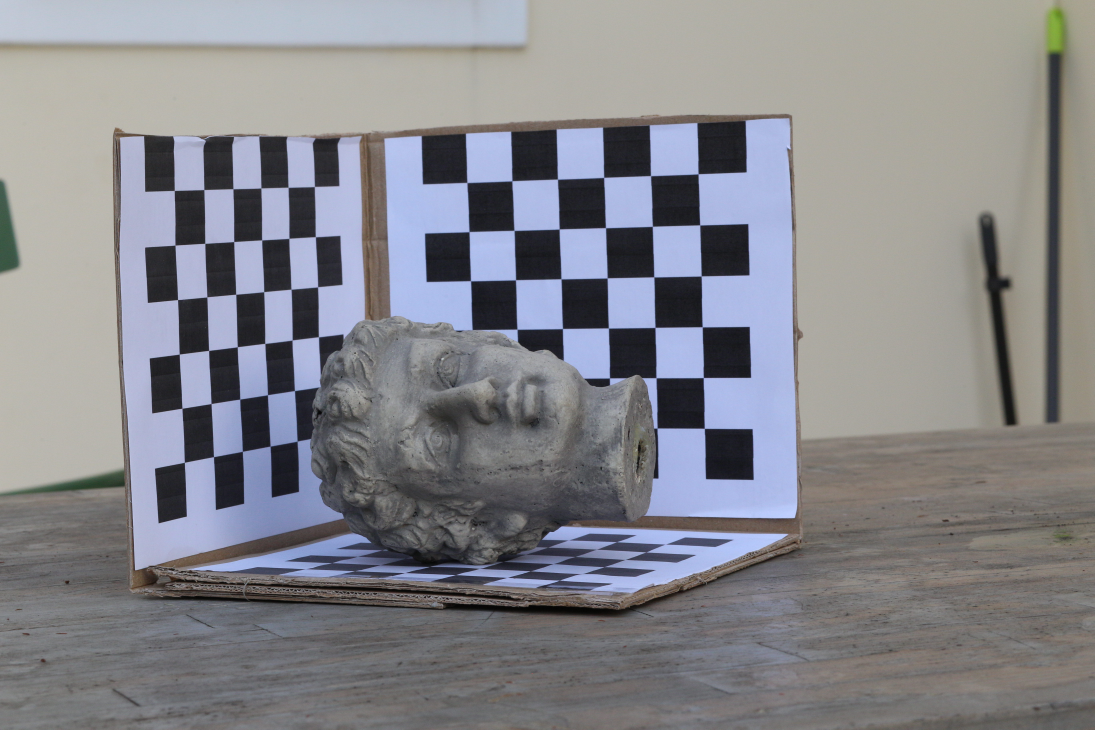
#> input picture fd_jpg/IMG_9128.jpg, 5472 x 3648 px (shown at 1/5 size)
$ python task4_2.py
#> lines starting #> are read from the running program, lines starting #| are printed output that depends on the picture
# Start writing code here...
import numpy as np
import cv2 as cv
import glob
from matplotlib import pyplot as plt

#images 9125 and 9127
img1 = cv.imread('./fd_jpg/IMG_9128.jpg')
#> img1 is the input picture: shape (3648, 5472, 3); mean B, G, R 138.2, 133.3, 133
img1 = cv.resize(img1, (1368, 912))
#> img1: shape (912, 1368, 3)
# pts1 = [
# [407,651], [368,675], [540,179], [401,316], [446,361], [555,302], [558,363], [416,444],
# [789, 154], [847, 157], [904, 155]    ,  [807,332],[920,338],
# [698, 497],[686,590], [759,524], [757,558], [929, 570], [661,493], [650, 586], [814,513], [798,574]
# ]

img2 = cv.imread('./fd_jpg/IMG_9129.jpg')
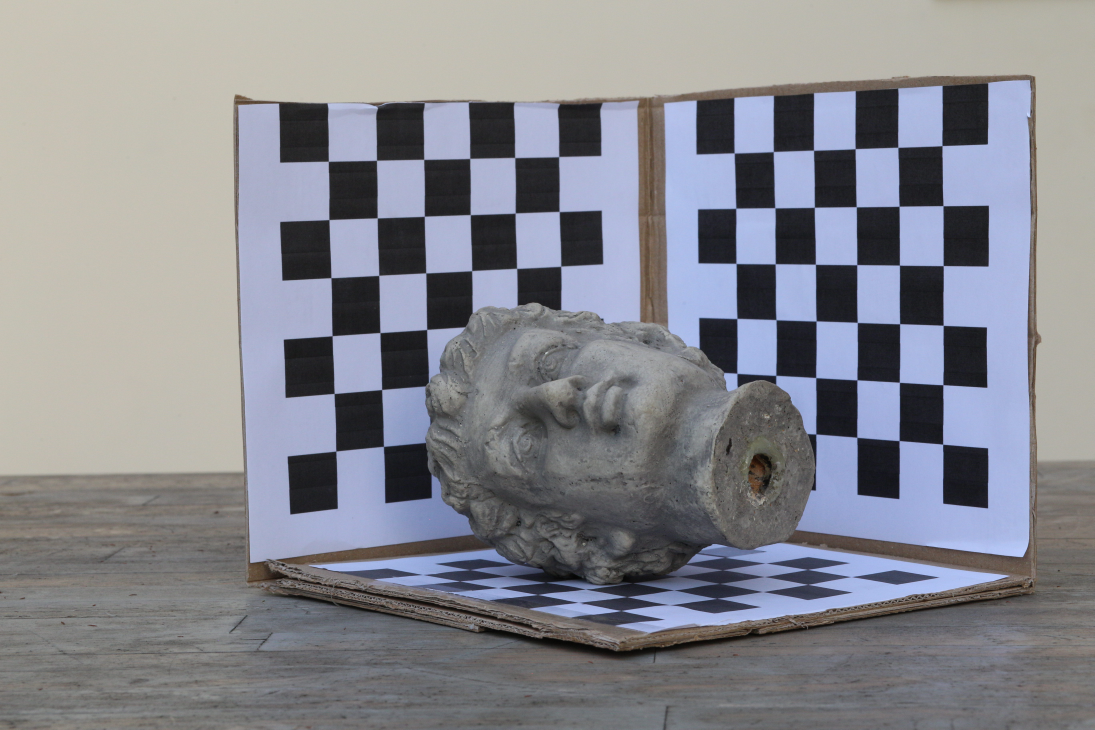
#> input picture fd_jpg/IMG_9129.jpg, 5472 x 3648 px (shown at 1/5 size)
#> img2 is the input picture: shape (3648, 5472, 3); mean B, G, R 141.5, 134.9, 134
img2 = cv.resize(img2, (1368, 912))
#> img2: shape (912, 1368, 3)
# pts2 = [
# [356,641], [286,645], [680,191], [411,272], [486,340], [686,333], [688,401], [417,417],
# [932, 188], [968, 186], [1009,182]    , [938, 408], [1015, 411],
#  [526, 460],[489,564], [545, 494],[534,528],[716,581], [494,453], [453,552], [596,485], [562,550]
# ]


row, col = img2.shape[:2]
#> row = 912; col = 1368
bottom = img2[row-2:row, 0:col]
mean = cv.mean(bottom)[0]
#> mean = 114.9

bordersize = 2000
img1 = cv.copyMakeBorder(
    img1,
    top=0,
    bottom=0,
    left=0,
    right=bordersize,
    borderType=cv.BORDER_CONSTANT,
    value=[255, 255, 255]
)
#> img1: shape (912, 3368, 3)


# [53 lines left out: function drawMatches, not called in this run]

#Then using SIFT method

# img1 = cv.imread('box.png',cv.IMREAD_GRAYSCALE)          # queryImage
# img2 = cv.imread('box_in_scene.png',cv.IMREAD_GRAYSCALE) # trainImage
# Initiate SIFT detector
sift = cv.SIFT_create()
# find the keypoints and descriptors with SIFT
kp1, des1 = sift.detectAndCompute(img1,None)
#> kp1 = 1412 keypoints; strongest (x, y, size): (913, 569, 41.3), (911, 440, 40), (909, 313, 40.3), (557, 322, 37.6)
kp2, des2 = sift.detectAndCompute(img2,None)
#> kp2 = 1570 keypoints; strongest (x, y, size): (1208, 597, 43.1), (390, 604, 44.3), (725, 158, 40.6), (1210, 295, 42)
# BFMatcher with default params
bf = cv.BFMatcher()
matches = bf.knnMatch(des1,des2,k=2)
#> matches = 1412 matches
# Apply ratio test
good = []
for m,n in matches:
    if m.distance < 0.38*n.distance:
        good.append(m)
#> after the loop, good = 18 matches
# cv.drawMatchesKnn expects list of lists as matches.
# img3 = cv.drawMatchesKnn(img1,kp1,img2,kp2,good,None,flags=cv.DrawMatchesFlags_NOT_DRAW_SINGLE_POINTS)

# plt.imshow(img3),plt.show()

pts1 = []
pts2 = []

# drawMatches(img1, kp1, img2, kp2, good, color=None)
print(pts1)

for x in good:
    pts1.append(list(np.round(kp1[x.queryIdx].pt).astype(int)))
    pts2.append(list(np.round(kp2[x.trainIdx].pt).astype(int)))
#> this loop made 18 passes
#> after the loop, pts1 = [[226, 444], [450, 541], [454, 561], [454, 561], [456, 556], [508, 538], [518, 581], [531, 551], [533, 638], [534, 163], [539, 582], [608, 686], [650, 507], [671, 161], [689, 562], [769, 592], [902, 135], [987, 641]]; pts2 = [[1177, 557], [562, 539], [565, 560], [565, 560], [567, 555], [616, 539], [624, 587], [639, 554], [660, 651], [877, 117], [646, 589], [750, 709], [746, 511], [995, 116], [789, 576], [878, 616], [1206, 86], [1274, 689]]
print(pts1)
#| [[226, 444], [450, 541], [454, 561], [454, 561], [456, 556], [508, 538], [518, 581], [531, 551], [533, 638], [534, 163], [539, 582], [608, 686], [650, 507], [671, 161], [689, 562], [769, 592], [902, 135], [987, 641]]
print(len(good), len(pts1))
#| 18 18

# [22 lines of commented-out code are left out]
pts1 = np.int32(pts1)
#> pts1 = 18 rows, first 8: [226, 444], [450, 541], [454, 561], [454, 561], [456, 556], [508, 538], [518, 581], [531, 551]
pts2 = np.int32(pts2)
#> pts2 = 18 rows, first 8: [1177, 557], [562, 539], [565, 560], [565, 560], [567, 555], [616, 539], [624, 587], [639, 554]
# print(pts1.shape)
F, mask = cv.findFundamentalMat(pts1,pts2,cv.RANSAC)
#> F = [[1.15e-07, 1.51e-06, -0.00136], [-1.45e-06, 1.36e-06, 0.00334], [0.000922, -0.00551, 1]]; mask = 18 values, max 1 at index 0, min 0 at index 15, mean 0.833
print(F)
#| [[ 1.15002680e-07  1.51221402e-06 -1.35786971e-03]
#|  [-1.44643192e-06  1.36000451e-06  3.33997947e-03]
#|  [ 9.21927085e-04 -5.50817011e-03  1.00000000e+00]]
# We select only inlier points
pts1 = pts1[mask.ravel()==1]
#> pts1 = 15 rows, first 8: [226, 444], [450, 541], [454, 561], [454, 561], [456, 556], [508, 538], [518, 581], [531, 551]
pts2 = pts2[mask.ravel()==1]
#> pts2 = 15 rows, first 8: [1177, 557], [562, 539], [565, 560], [565, 560], [567, 555], [616, 539], [624, 587], [639, 554]

# F, mask = cv.findFundamentalMat(pts1,pts2,cv.RANSAC)
# print(F)
# # We select only inlier points
# pts1 = pts1[mask.ravel()==1]
# pts2 = pts2[mask.ravel()==1]
#

#Drawing the epipolar lines

def drawlines(img1,img2,lines,pts1,pts2):
    ''' img1 - image on which we draw the epilines for the points in img2
        lines - corresponding epilines '''
    # print(img1.shape)
    r,c,_ = img1.shape
    # img1 = cv.cvtColor(img1,cv.COLOR_GRAY2BGR)
    # img2 = cv.cvtColor(img2,cv.COLOR_GRAY2BGR)
    for r,pt1,pt2 in zip(lines,pts1,pts2):
        color = tuple(np.random.randint(0,255,3).tolist())
        x0,y0 = map(int, [0, -r[2]/r[1] ])
        x1,y1 = map(int, [c, -(r[2]+r[0]*c)/r[1] ])
        img1 = cv.line(img1, (x0,y0), (x1,y1), color,4)
        img1 = cv.circle(img1,tuple(pt1),10,color,-1)
        img2 = cv.circle(img2,tuple(pt2),10,color,-1)
    return img1,img2

def drawpoints(img1,img2,lines,pts1,pts2):
    ''' img1 - image on which we draw the epilines for the points in img2
        lines - corresponding epilines '''
    # print(img1.shape)
    r,c,_ = img1.shape
    # img1 = cv.cvtColor(img1,cv.COLOR_GRAY2BGR)
    # img2 = cv.cvtColor(img2,cv.COLOR_GRAY2BGR)
    for r,pt1,pt2 in zip(lines,pts1,pts2):
        color = tuple(np.random.randint(0,255,3).tolist())
        x0,y0 = map(int, [0, -r[2]/r[1] ])
        x1,y1 = map(int, [c, -(r[2]+r[0]*c)/r[1] ])
        # img1 = cv.line(img1, (x0,y0), (x1,y1), color,4)
        img1 = cv.circle(img1,tuple(pt1),10,color,-1)
        img2 = cv.circle(img2,tuple(pt2),10,color,-1)
    return img1,img2


# Find epilines corresponding to points in right image (second image) and


# drawing its lines on left image

# Find epilines corresponding to points in left image (first image) and

# drawing its lines on right image
lines2 = cv.computeCorrespondEpilines(pts1.reshape(-1,1,2), 1,F)
#> lines2 = 15 rows, first 8: [-0.18, 0.984, -336.5], [-0.141, 0.99, -452.4], [-0.132, 0.991, -480.8], [-0.132, 0.991, -480.8], [-0.134, 0.991, -473.5], [-0.144, 0.99, -443.4], [-0.123, 0.992, -505.7], [-0.138, 0.99, -460.9]
lines2 = lines2.reshape(-1,3)
img3,img4 = drawpoints(img2,img1,lines2,pts2,pts1)
#> the loop in drawpoints, `for r,pt1,pt2 in zip(lines,pts1,pts2):` made 15 passes
#> (r, pt1, pt2, color, y0, y1) on passes 1 to 9: ([-0.18, 0.984, -336.5], [1177, 557], [226, 444], (172, 47, 117), 342, 591), ([-0.141, 0.99, -452.4], [562, 539], [450, 541], (192, 67, 251), 456, 651), ([-0.132, 0.991, -480.8], [565, 560], [454, 561], (195, 103, 9), 485, 666), ([-0.132, 0.991, -480.8], [565, 560], [454, 561], (211, 21, 242), 485, 666), ([-0.134, 0.991, -473.5], [567, 555], [456, 556], (36, 87, 70), 477, 662), ([-0.144, 0.99, -443.4], [616, 539], [508, 538], (216, 88, 140), 448, 647), ([-0.123, 0.992, -505.7], [624, 587], [518, 581], (58, 193, 230), 509, 679), ([-0.138, 0.99, -460.9], [639, 554], [531, 551], (39, 87, 174), 465, 656), ([-0.0961, 0.995, -585.9], [660, 651], [533, 638], (88, 81, 165), 588, 720)
#> after the loop in drawpoints, `for r,pt1,pt2 in zip(lines,pts1,pts2):`: img1: shape (912, 1368, 3); mean B, G, R 141.7, 135, 134.3
#> after the loop in drawpoints, `for r,pt1,pt2 in zip(lines,pts1,pts2):`:
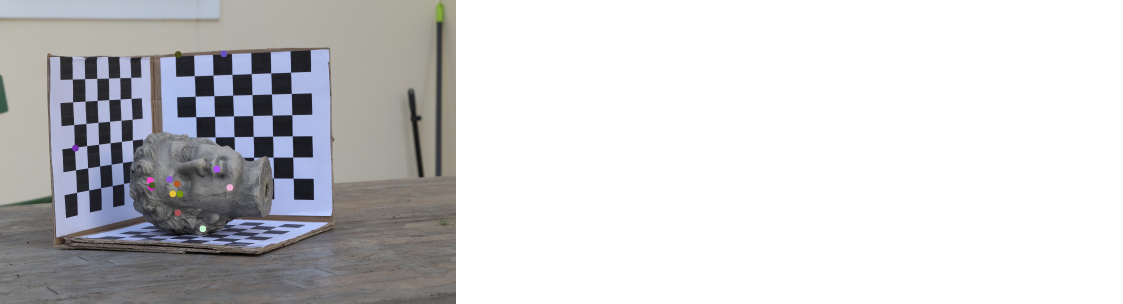
#> img2: shape (912, 3368, 3) (shown at 1/3 size); mean B, G, R 207.7, 205.6, 205.6


lines1 = cv.computeCorrespondEpilines(pts2.reshape(-1,1,2), 2,F)
#> lines1 = 15 rows, first 8: [0.0844, -0.996, 423.3], [0.0526, -0.999, 518.3], [0.0454, -0.999, 539.8], [0.0454, -0.999, 539.8], [0.0473, -0.999, 534.3], [0.0554, -0.998, 510.1], [0.0384, -0.999, 560.7], [0.0512, -0.999, 522.7]
lines1 = lines1.reshape(-1,3)
img5,img6 = drawlines(img1,img2,lines1,pts1,pts2)
#> the loop in drawlines, `for r,pt1,pt2 in zip(lines,pts1,pts2):` made 15 passes
#> (r, pt1, pt2, color, y0, y1) on passes 1 to 9: ([0.0844, -0.996, 423.3], [226, 444], [1177, 557], (29, 147, 147), 424, 710), ([0.0526, -0.999, 518.3], [450, 541], [562, 539], (142, 167, 32), 518, 696), ([0.0454, -0.999, 539.8], [454, 561], [565, 560], (193, 9, 185), 540, 693), ([0.0454, -0.999, 539.8], [454, 561], [565, 560], (127, 32, 31), 540, 693), ([0.0473, -0.999, 534.3], [456, 556], [567, 555], (202, 244, 151), 534, 694), ([0.0554, -0.998, 510.1], [508, 538], [616, 539], (163, 254, 203), 510, 697), ([0.0384, -0.999, 560.7], [518, 581], [624, 587], (114, 183, 28), 561, 690), ([0.0512, -0.999, 522.7], [531, 551], [639, 554], (34, 128, 128), 523, 695), ([0.0155, -1, 628.4], [533, 638], [660, 651], (164, 53, 133), 628, 680)
#> pass 1, in drawlines, `img1 = cv.circle(img1,tuple(pt1),10,color,-1)`:
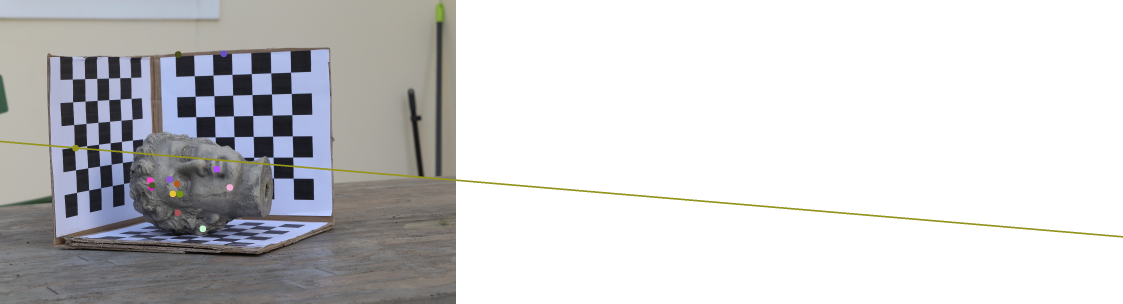
#> img1: shape (912, 3368, 3) (shown at 1/3 size); mean B, G, R 206.7, 205.3, 205.2
#> after the loop in drawlines, `for r,pt1,pt2 in zip(lines,pts1,pts2):`:
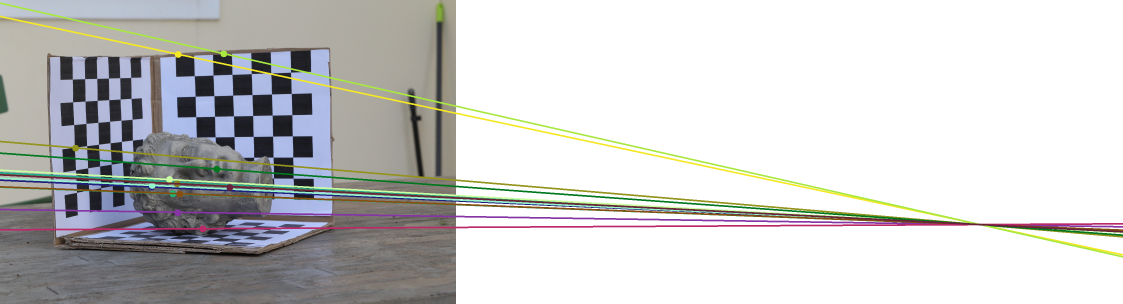
#> img1: shape (912, 3368, 3) (shown at 1/3 size); mean B, G, R 201.7, 202.5, 202.4
#> after the loop in drawlines, `for r,pt1,pt2 in zip(lines,pts1,pts2):`:
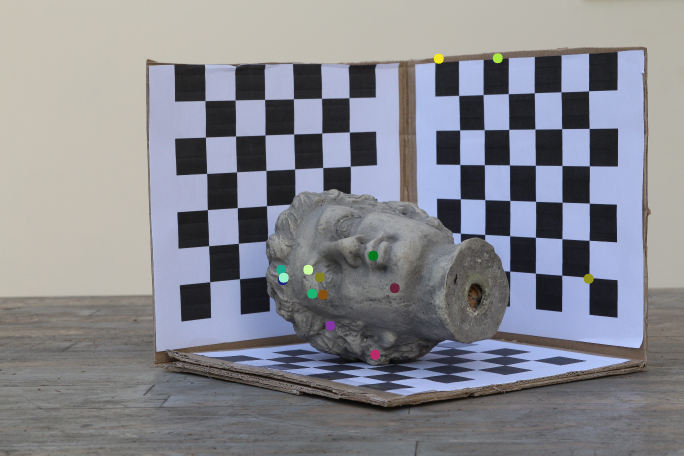
#> img2: shape (912, 1368, 3) (shown at 1/2 size); mean B, G, R 141.6, 135.1, 134.2


plt.subplot(121),plt.imshow(img5)
plt.subplot(122),plt.imshow(img3)
plt.show()
#> figure, not shown here; B, G, R data is drawn as R, G, B


#using the fundamental matrix calculated in task 4_2 (shown above)

# Stereo rectification (uncalibrated variant)
# Adapted from: https://stackoverflow.com/a/62607343
h1, w1,_ = img1.shape
#> h1 = 912; w1 = 3368
h2, w2,_ = img2.shape
#> h2 = 912; w2 = 1368
_, H1, H2 = cv.stereoRectifyUncalibrated(
    np.float32(pts1), np.float32(pts2), F, imgSize=(w1, h1)
)
#> H1 = [[-0.00515, 0.0013, 11.16], [-0.00263, 0.00647, 3.37], [-3.36e-06, 1.89e-06, 0.00862]]; H2 = [[-0.329, -0.114, 2289.6], [-0.672, 0.825, 1211.9], [-0.000756, -0.000262, 2.39]]

#What we get back are the transformations encoded by the homography matrices H1 and H2

# Undistort (rectify) the images and save them
# Adapted from: https://stackoverflow.com/a/62607343
img1_rectified = cv.warpPerspective(img1, H1, (w1, h1))
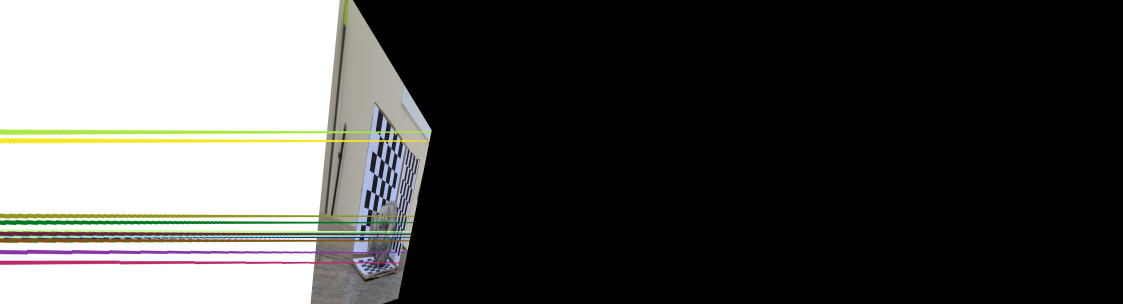
#> img1_rectified: shape (912, 3368, 3) (shown at 1/3 size); mean B, G, R 78.6, 80.5, 80.6
img2_rectified = cv.warpPerspective(img2, H2, (w2, h2))
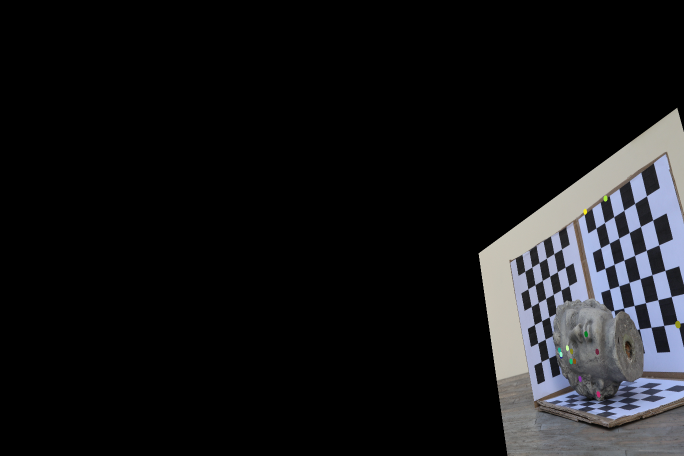
#> img2_rectified: shape (912, 1368, 3) (shown at 1/2 size); mean B, G, R 24, 22.3, 22
cv.imwrite("rectified_1.png", img1_rectified)
cv.imwrite("rectified_2.png", img2_rectified)

# Draw the rectified images
# fig, axes = plt.subplots(1, 2, figsize=(15, 10))
# axes[0].imshow(img2_rectified, cmap="gray")
# axes[1].imshow(img1_rectified, cmap="gray")
# axes[0].axhline(250)
# axes[1].axhline(250)
# axes[0].axhline(450)
# axes[1].axhline(450)
# plt.suptitle("Rectified images")
# # plt.savefig("rectified_images.png")
# plt.show()
